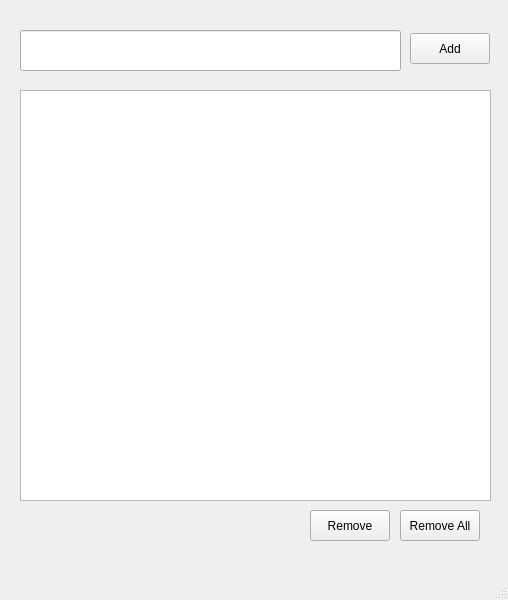
<?xml version="1.0" encoding="UTF-8"?>
<ui version="4.0">
 <class>MainWindow</class>
 <widget class="QMainWindow" name="MainWindow">
  <property name="geometry">
   <rect>
    <x>0</x>
    <y>0</y>
    <width>508</width>
    <height>600</height>
   </rect>
  </property>
  <property name="windowTitle">
   <string>MainWindow</string>
  </property>
  <widget class="QWidget" name="centralwidget">
   <widget class="QLineEdit" name="txtTask">
    <property name="geometry">
     <rect>
      <x>20</x>
      <y>30</y>
      <width>381</width>
      <height>41</height>
     </rect>
    </property>
   </widget>
   <widget class="QPushButton" name="btnAdd">
    <property name="geometry">
     <rect>
      <x>410</x>
      <y>33</y>
      <width>80</width>
      <height>31</height>
     </rect>
    </property>
    <property name="text">
     <string>Add</string>
    </property>
   </widget>
   <widget class="QPushButton" name="btnRemove">
    <property name="geometry">
     <rect>
      <x>310</x>
      <y>510</y>
      <width>80</width>
      <height>31</height>
     </rect>
    </property>
    <property name="text">
     <string>Remove</string>
    </property>
   </widget>
   <widget class="QPushButton" name="btnRemoveAll">
    <property name="geometry">
     <rect>
      <x>400</x>
      <y>510</y>
      <width>80</width>
      <height>31</height>
     </rect>
    </property>
    <property name="text">
     <string>Remove All</string>
    </property>
   </widget>
   <widget class="QListWidget" name="listWidget">
    <property name="geometry">
     <rect>
      <x>20</x>
      <y>90</y>
      <width>471</width>
      <height>411</height>
     </rect>
    </property>
   </widget>
  </widget>
  <widget class="QMenuBar" name="menubar">
   <property name="geometry">
    <rect>
     <x>0</x>
     <y>0</y>
     <width>508</width>
     <height>21</height>
    </rect>
   </property>
  </widget>
  <widget class="QStatusBar" name="statusbar"/>
 </widget>
 <resources/>
 <connections/>
</ui>
